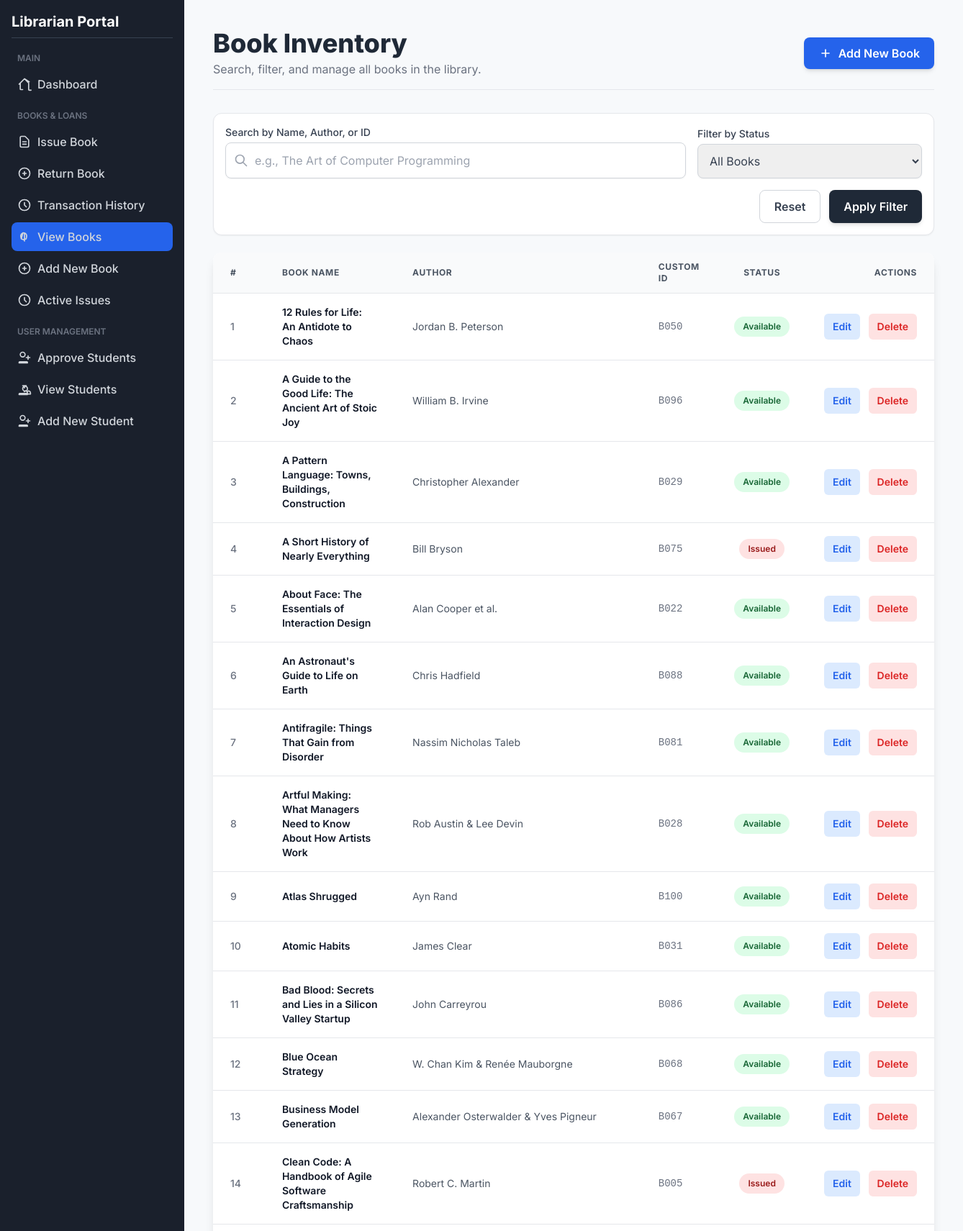
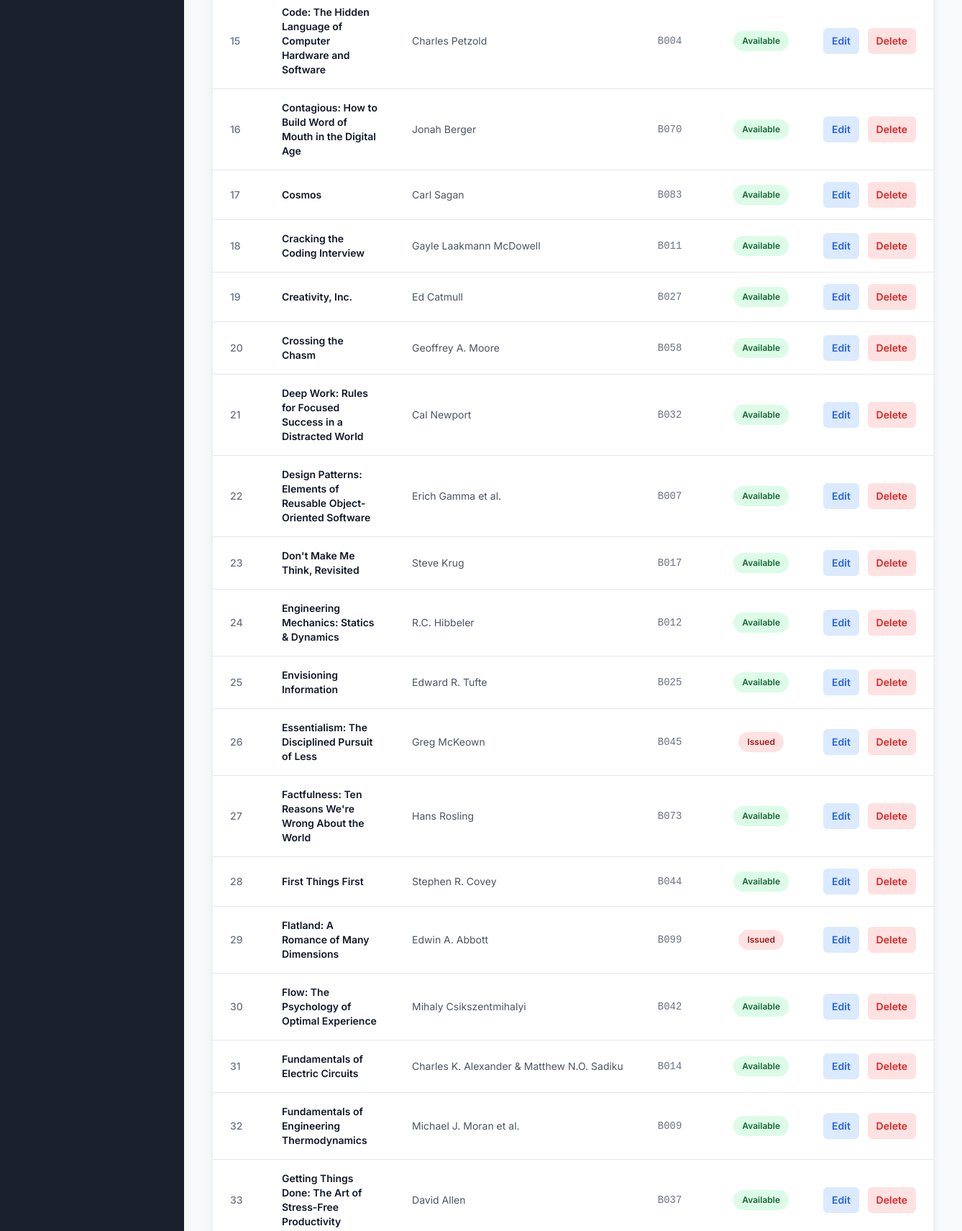
The app's page /view_books (signed in, upper part) with its own data (2 pictures, top to bottom).
### tables this page shows
CREATE TABLE books (
                            id INTEGER PRIMARY KEY AUTOINCREMENT,
                            custom_id TEXT UNIQUE,
                            name TEXT NOT NULL,
                            author TEXT NOT NULL,
                            available BOOLEAN NOT NULL DEFAULT 1
                        );

### app.py (the view)
@app.route("/view_books")
@login_required
def view_books():
    query = request.args.get('query', '')
    availability_filter = request.args.get('filter', 'all')
    sql = "SELECT * FROM books"
    params = []
    conditions = []
    if query:
        search_term = f"%{query}%"
        conditions.append("(name LIKE ? OR author LIKE ? OR custom_id LIKE ?)")
        params.extend([search_term, search_term, search_term])
    if availability_filter == 'available':
        conditions.append("available = 1")
    elif availability_filter == 'issued':
        conditions.append("available = 0")
    if conditions:
        sql += " WHERE " + " AND ".join(conditions)
    sql += " ORDER BY name ASC"
    with get_connection() as conn:
        books = conn.execute(sql, tuple(params)).fetchall()
    return render_template("view_books.html",
                           books=books,
                           search_query=query,
                           current_filter=availability_filter)

### app.py (called while the page is built)
def get_connection():
    return SQLiteContext(DB_NAME)

def login_required(f):
    @wraps(f)
    def decorated_function(*args, **kwargs):
        if not session.get('logged_in'):
            flash('Please log in to access this page.', 'danger')
            return redirect(url_for('login'))
        return f(*args, **kwargs)
    return decorated_function

@app.context_processor
def inject_pending_count():
    with get_connection() as conn:
        try:
            count = conn.execute("SELECT COUNT(id) FROM students_auth WHERE is_approved = 0").fetchone()[0]
            return dict(pending_count=count)
        except:
            return dict(pending_count=0)

    def __enter__(self):
        self.conn = sqlite3.connect(self.db_name)
        self.conn.row_factory = sqlite3.Row
        self.conn.execute('PRAGMA foreign_keys = ON;')
        return self.conn

    def __exit__(self, exc_type, exc_val, exc_tb):
        if exc_type is None and self.conn:
            self.conn.commit()
        if self.conn:
            self.conn.close()
        return False

### templates/view_books.html (shortened to what this page needs)
<!DOCTYPE html>
<html lang="en">
<head>
    <script src="https://cdn.tailwindcss.com"></script>
</head>
<body class="min-h-screen">
    <div class="md:flex">
        <div class="sidebar w-full md:w-64 p-4 flex-shrink-0 md:flex md:flex-col md:h-screen md:sticky md:top-0 md:sticky md:top-0">
            <div class="flex-grow">
                <h2 class="text-xl font-bold text-white mb-4 border-b border-gray-700 pb-2">Librarian Portal</h2>
                <nav class="flex flex-col space-y-1">
                    <span class="text-xs uppercase text-gray-500 px-2 pt-1 pb-1 font-semibold block">Main</span>
                    <a href="{{ url_for('index') }}" class="nav-link flex items-center p-2 rounded-lg text-gray-300 font-medium">
                        <svg class="w-5 h-5 mr-2" fill="none" stroke="currentColor" viewBox="0 0 24 24" xmlns="http://www.w3.org/2000/svg"><path stroke-linecap="round" stroke-linejoin="round" stroke-width="2" d="M3 12l2-2m0 0l7-7 7 7M5 10v10a1 1 0 001 1h3m10-10v10a1 1 0 001 1h3m-3-14L12 3l-7 7"></path></svg>
                        Dashboard
                    </a>
                    <span class="text-xs uppercase text-gray-500 px-2 pt-3 pb-1 font-semibold block">Books & Loans</span>
                    <a href="{{ url_for('issue_book') }}" class="nav-link flex items-center p-2 rounded-lg text-gray-300 font-medium">
                        <svg class="w-5 h-5 mr-2" fill="none" stroke="currentColor" viewBox="0 0 24 24" xmlns="http://www.w3.org/2000/svg"><path stroke-linecap="round" stroke-linejoin="round" stroke-width="2" d="M9 12h6m-6 4h6m2 5H7a2 2 0 01-2-2V5a2 2 0 012-2h5.586a1 1 0 01.707.293l5.414 5.414a1 1 0 01.293.707V19a2 2 0 01-2 2z"></path></svg>
                        Issue Book
                    </a>
                    <a href="{{ url_for('return_book') }}" class="nav-link flex items-center p-2 rounded-lg text-gray-300 font-medium">
                        <svg class="w-5 h-5 mr-2" fill="none" stroke="currentColor" viewBox="0 0 24 24" xmlns="http://www.w3.org/2000/svg"><path stroke-linecap="round" stroke-linejoin="round" stroke-width="2" d="M12 9v3m0 0v3m0-3h3m-3 0H9m12 0a9 9 0 11-18 0 9 9 0 0118 0z"></path></svg>
                        Return Book
                    </a>
                    <a href="{{ url_for('transaction_history') }}" class="nav-link flex items-center p-2 rounded-lg text-gray-300 font-medium">
                        <svg class="w-5 h-5 mr-2" fill="none" stroke="currentColor" viewBox="0 0 24 24" xmlns="http://www.w3.org/2000/svg"><path stroke-linecap="round" stroke-linejoin="round" stroke-width="2" d="M12 8v4l3 3m6-3a9 9 0 11-18 0 9 9 0 0118 0z"></path></svg>
                        Transaction History
                    </a>
                    <a href="{{ url_for('view_books') }}" class="nav-link-active bg-blue-600 flex items-center p-2 rounded-lg text-gray-300 font-medium">
                        View Books
                    </a>
                    <a href="{{ url_for('add_book') }}" class="nav-link flex items-center p-2 rounded-lg text-gray-300 font-medium">
                        <svg class="w-5 h-5 mr-2" fill="none" stroke="currentColor" viewBox="0 0 24 24" xmlns="http://www.w3.org/2000/svg"><path stroke-linecap="round" stroke-linejoin="round" stroke-width="2" d="M12 9v3m0 0v3m0-3h3m-3 0H9m12 0a9 9 0 11-18 0 9 9 0 0118 0z"></path></svg>
                        Add New Book
                    </a>
                    <a href="{{ url_for('active_issues') }}" class="nav-link flex items-center p-2 rounded-lg text-gray-300 font-medium">
                        <svg class="w-5 h-5 mr-2" fill="none" stroke="currentColor" viewBox="0 0 24 24" xmlns="http://www.w3.org/2000/svg"><path stroke-linecap="round" stroke-linejoin="round" stroke-width="2" d="M12 8v4l3 3m6-3a9 9 0 11-18 0 9 9 0 0118 0z"></path></svg>
                        Active Issues
                    </a>
                    <span class="text-xs uppercase text-gray-500 px-2 pt-3 pb-1 font-semibold block">User Management</span>
                    <a href="{{ url_for('approve_students') }}" class="nav-link flex items-center p-2 rounded-lg text-gray-300 font-medium">
                         <svg class="w-5 h-5 mr-2" fill="none" stroke="currentColor" viewBox="0 0 24 24"><path stroke-linecap="round" stroke-linejoin="round" stroke-width="2" d="M18 9v3m0 0v3m0-3h3m-3 0h-3m-2-5a4 4 0 11-8 0 4 4 0 018 0zM3 20a1 1 0 011-1h12a1 1 0 011 1v1h-14v-1z"></path></svg>
                        <span>Approve Students</span>
                    </a>
                    <a href="{{ url_for('view_students') }}" class="nav-link flex items-center p-2 rounded-lg text-gray-300 font-medium">
                        View Students
                    </a>
                    <a href="{{ url_for('add_student') }}" class="nav-link flex items-center p-2 rounded-lg text-gray-300 font-medium">
                        <svg class="w-5 h-5 mr-2" fill="none" stroke="currentColor" viewBox="0 0 24 24"><path stroke-linecap="round" stroke-linejoin="round" stroke-width="2" d="M18 9v3m0 0v3m0-3h3m-3 0h-3m-2-5a4 4 0 11-8 0 4 4 0 018 0zM3 20a1 1 0 011-1h12a1 1 0 011 1v1h-14v-1z"></path></svg>
                        Add New Student
                    </a>
                </nav>
            </div>
        </div>
        <main class="flex-grow p-10">
            <header class="mb-8 flex flex-col md:flex-row justify-between items-start md:items-center pb-4 border-b border-gray-200">
                <div>
                    <h1 class="text-4xl font-extrabold text-gray-800">Book Inventory</h1>
                    <p class="text-gray-500 mt-1">Search, filter, and manage all books in the library.</p>
                </div>
                <a href="{{ url_for('add_book') }}" class="mt-4 md:mt-0 px-5 py-2.5 bg-blue-600 text-white font-semibold rounded-lg shadow-md hover:bg-blue-700 transition duration-150 flex items-center">
                    <svg class="w-5 h-5 mr-2" fill="none" stroke="currentColor" viewBox="0 0 24 24" xmlns="http://www.w3.org/2000/svg"><path stroke-linecap="round" stroke-linejoin="round" stroke-width="2" d="M12 6v6m0 0v6m0-6h6m-6 0H6"></path></svg>
                    Add New Book
                </a>
            </header>
            <div class="mb-6 bg-white p-4 rounded-xl shadow-sm border border-gray-200">
                <form method="GET" action="{{ url_for('view_books') }}" class="grid grid-cols-1 md:grid-cols-3 gap-4 items-end">
                    <div class="md:col-span-2">
                        <label for="query" class="block text-sm font-medium text-gray-700 mb-1">Search by Name, Author, or ID</label>
                        <div class="relative">
                            <input type="text" name="query" id="query" value="{{ search_query or '' }}" class="w-full p-3 pl-10 border border-gray-300 rounded-lg focus:ring-blue-500 focus:border-blue-500 text-gray-700 shadow-sm" placeholder="e.g., The Art of Computer Programming">
                            <span class="absolute left-3 top-1/2 -translate-y-1/2 text-gray-400"><svg class="w-5 h-5" fill="none" stroke="currentColor" viewBox="0 0 24 24"><path stroke-linecap="round" stroke-linejoin="round" stroke-width="2" d="M21 21l-6-6m2-5a7 7 0 11-14 0 7 7 0 0114 0z"></path></svg></span>
                        </div>
                    </div>
                    <div>
                        <label for="filter" class="block text-sm font-medium text-gray-700 mb-1">Filter by Status</label>
                        <select name="filter" id="filter" class="w-full p-3 border border-gray-300 rounded-lg focus:ring-blue-500 focus:border-blue-500 text-gray-700 shadow-sm">
                            <option value="all" {% if current_filter == 'all' %}selected{% endif %}>All Books</option>
                        </select>
                    </div>
                    <div class="md:col-span-3 flex justify-end gap-3">
                         <a href="{{ url_for('view_books') }}" class="px-5 py-2.5 border border-gray-300 text-gray-700 font-semibold rounded-lg hover:bg-gray-50 transition duration-150">Reset</a>
                        <button type="submit" class="px-5 py-2.5 bg-gray-800 text-white font-semibold rounded-lg shadow-md hover:bg-gray-900 transition duration-150">Apply Filter</button>
                    </div>
                </form>
            </div>
            <div class="overflow-x-auto bg-white rounded-xl shadow-lg">
                <table class="min-w-full divide-y divide-gray-200">
                    <thead class="bg-gray-50">
                        <tr>
                            <th class="px-6 py-3 text-left text-xs font-bold text-gray-600 uppercase tracking-wider">#</th>
                            <th class="px-6 py-3 text-left text-xs font-bold text-gray-600 uppercase tracking-wider">Book Name</th>
                            <th class="px-6 py-3 text-left text-xs font-bold text-gray-600 uppercase tracking-wider">Author</th>
                            <th class="px-6 py-3 text-left text-xs font-bold text-gray-600 uppercase tracking-wider">Custom ID</th>
                            <th class="px-6 py-3 text-center text-xs font-bold text-gray-600 uppercase tracking-wider">Status</th>
                            <th class="px-6 py-3 text-right text-xs font-bold text-gray-600 uppercase tracking-wider">Actions</th>
                        </tr>
                    </thead>
                    <tbody class="bg-white divide-y divide-gray-200">
                        {% if books %}
                            {% for book in books %}
                            <tr class="hover:bg-gray-50 transition duration-150">
                                <td class="px-6 py-4 whitespace-nowrap text-sm font-medium text-gray-500">{{ loop.index }}</td>
                                <td class="px-6 py-4 text-sm font-semibold text-gray-900">{{ book.name }}</td>
                                <td class="px-6 py-4 whitespace-nowrap text-sm text-gray-600">{{ book.author }}</td>
                                <td class="px-6 py-4 whitespace-nowrap text-sm text-gray-500 font-mono">{{ book.custom_id or '-' }}</td>
                                <td class="px-6 py-4 whitespace-nowrap text-center">
                                    {% if book.available %}
                                        <span class="px-3 py-1 inline-flex text-xs leading-5 font-semibold rounded-full bg-green-100 text-green-800">Available</span>
                                    {% else %}
                                        <span class="px-3 py-1 inline-flex text-xs leading-5 font-semibold rounded-full bg-red-100 text-red-800">Issued</span>
                                    {% endif %}
                                </td>
                                <td class="px-6 py-4 whitespace-nowrap text-sm font-medium text-right space-x-2">
                                    <button type="button" class="edit-book-btn px-3 py-2 text-sm font-semibold rounded-md text-blue-600 bg-blue-100 hover:bg-blue-200 transition"
                                        data-book-id="{{ book.id }}"
                                        data-book-name="{{ book.name }}"
                                        data-book-author="{{ book.author }}"
                                        data-book-customid="{{ book.custom_id or '' }}">
                                        Edit
                                    </button>
                                    <button type="button" class="delete-book-btn px-3 py-2 text-sm font-semibold rounded-md text-red-600 bg-red-100 hover:bg-red-200 transition"
                                        data-book-id="{{ book.id }}"
                                        data-book-name="{{ book.name }}">
                                        Delete
                                    </button>
                                </td>
                            </tr>
                            {% endfor %}
                        {% endif %}
                    </tbody>
                </table>
            </div>
        </main>
    </div>
</body>
</html>

### templates/view_books.html (style rules this page uses)
body { font-family: 'Inter', sans-serif; background-color: #f7f9fb; }
.sidebar { background-color: #1a202c; }
.nav-link { transition: background-color 0.2s, color 0.2s; }
.nav-link:hover, .nav-link-active { background-color: #2d3748; }

### records on screen
books: name "12 Rules for Life: An Antidote to Chaos", author "Jordan B. Peterson", custom "B050", available "Available"
books: name "A Guide to the Good Life: The Ancient Art of Stoic Joy", author "William B. Irvine", custom "B096", available "Available"
books: name "A Pattern Language: Towns, Buildings, Construction", author "Christopher Alexander", custom "B029", available "Available"
books: name "A Short History of Nearly Everything", author "Bill Bryson", custom "B075", available "Issued"
books: name "About Face: The Essentials of Interaction Design", author "Alan Cooper et al.", custom "B022", available "Available"
books: name "An Astronaut's Guide to Life on Earth", author "Chris Hadfield", custom "B088", available "Available"
books: name "Antifragile: Things That Gain from Disorder", author "Nassim Nicholas Taleb", custom "B081", available "Available"
books: name "Artful Making: What Managers Need to Know About How Artists Work", author "Rob Austin & Lee Devin", custom "B028", available "Available"
books: name "Atlas Shrugged", author "Ayn Rand", custom "B100", available "Available"
books: name "Atomic Habits", author "James Clear", custom "B031", available "Available"
books: name "Bad Blood: Secrets and Lies in a Silicon Valley Startup", author "John Carreyrou", custom "B086", available "Available"
books: name "Blue Ocean Strategy", author "W. Chan Kim & Renée Mauborgne", custom "B068", available "Available"
books: name "Business Model Generation", author "Alexander Osterwalder & Yves Pigneur", custom "B067", available "Available"
books: name "Clean Code: A Handbook of Agile Software Craftsmanship", author "Robert C. Martin", custom "B005", available "Issued"
books: name "Code: The Hidden Language of Computer Hardware and Software", author "Charles Petzold", custom "B004", available "Available"
books: name "Contagious: How to Build Word of Mouth in the Digital Age", author "Jonah Berger", custom "B070", available "Available"
books: name "Cosmos", author "Carl Sagan", custom "B083", available "Available"
books: name "Cracking the Coding Interview", author "Gayle Laakmann McDowell", custom "B011", available "Available"
books: name "Creativity, Inc.", author "Ed Catmull", custom "B027", available "Available"
books: name "Crossing the Chasm", author "Geoffrey A. Moore", custom "B058", available "Available"
books: name "Deep Work: Rules for Focused Success in a Distracted World", author "Cal Newport", custom "B032", available "Available"
books: name "Design Patterns: Elements of Reusable Object-Oriented Software", author "Erich Gamma et al.", custom "B007", available "Available"
books: name "Don't Make Me Think, Revisited", author "Steve Krug", custom "B017", available "Available"
books: name "Engineering Mechanics: Statics & Dynamics", author "R.C. Hibbeler", custom "B012", available "Available"
books: name "Envisioning Information", author "Edward R. Tufte", custom "B025", available "Available"
books: name "Essentialism: The Disciplined Pursuit of Less", author "Greg McKeown", custom "B045", available "Issued"
books: name "Factfulness: Ten Reasons We're Wrong About the World", author "Hans Rosling", custom "B073", available "Available"
books: name "First Things First", author "Stephen R. Covey", custom "B044", available "Available"
books: name "Flatland: A Romance of Many Dimensions", author "Edwin A. Abbott", custom "B099", available "Issued"
books: name "Flow: The Psychology of Optimal Experience", author "Mihaly Csikszentmihalyi", custom "B042", available "Available"
books: name "Fundamentals of Electric Circuits", author "Charles K. Alexander & Matthew N.O. Sadiku", custom "B014", available "Available"
books: name "Fundamentals of Engineering Thermodynamics", author "Michael J. Moran et al.", custom "B009", available "Available"
books: name "Getting Things Done: The Art of Stress-Free Productivity", author "David Allen", custom "B037", available "Available"
